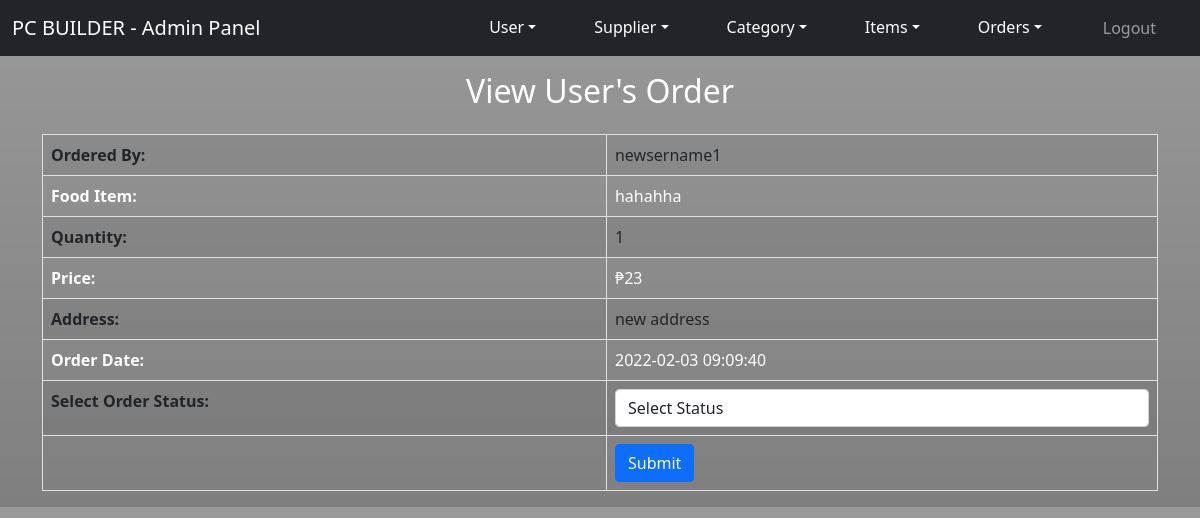
The page /admin/processOrder/18 on the database its author committed.
### tables this page shows
CREATE TABLE `order` (
  `OrderId` int(11) NOT NULL,
  `usersId` int(11) NOT NULL,
  `itemId` int(11) NOT NULL,
  `itemName` varchar(256) NOT NULL,
  `price` float NOT NULL,
  `quantity` int(11) NOT NULL,
  `status` varchar(256) DEFAULT NULL,
  `orderDate` datetime NOT NULL,
  `successDate` timestamp NOT NULL DEFAULT current_timestamp() ON UPDATE current_timestamp(),
  `supplierId` int(11) NOT NULL
);

CREATE TABLE `users` (
  `usersId` int(11) NOT NULL,
  `firstName` varchar(256) NOT NULL,
  `usersEmail` varchar(128) NOT NULL,
  `usersUid` varchar(128) NOT NULL,
  `usersPwd` varchar(128) NOT NULL,
  `phone` int(11) NOT NULL,
  `address` varchar(512) NOT NULL DEFAULT 'n/a',
  `usertype` enum('Buyer','Seller','Buyer/Seller') NOT NULL,
  `lastName` varchar(256) NOT NULL,
  `stat` enum('Active','Inactive') DEFAULT NULL,
  `pwdRepeat` varchar(256) NOT NULL,
  `terms` enum('Agree') NOT NULL,
  `file_name` varchar(256) NOT NULL
);

### application/controllers/Admin.php (called while the page is built, shortened)
<?php
class Admin extends CI_Controller
{
    public function processOrder($id)
    {
        $this->load->model('Order_model');
        $this->load->helper('date');
        $order = $this->Order_model->getOrderByUser($id);
        $data['order'] = $order;
        $this->load->view('admin/orders/processOrder', $data);
    }
}

### index.php (called while the page is built, shortened)
<?php
require_once BASEPATH.'core/CodeIgniter.php';

### application/models/Order_model.php (called while the page is built, shortened)
<?php
class Order_model extends CI_Model {
    public function getOrderByUser($id) {
        $this->db->select('*');
        $this->db->from('order');
        $this->db->join('users', 'users.usersId = order.usersId');
        $this->db->where('OrderId', $id);
        $result = $this->db->get()->row_array();
        return $result;
    }
}

### application/views/admin/orders/processOrder.php (the view, shortened to what this page needs)
<div class="container table-responsive m-t-20">
    <h2 class="py-3 text-center">View User's Order</h2>
    <table id="myTable" class="table table-bordered table-hover table-striped dataTable">
        <tbody>
            <tr>
                <td><strong>Ordered By:</strong></td>
                <td><?php echo $order['usersUid'] ?></td>
            </tr>
            <tr>
                <td><strong>Food Item:</strong></td>
                <td><?php echo $order['itemName'] ?></td>
            </tr>
            <tr>
                <td><strong>Quantity:</strong></td>
                <td><?php echo $order['quantity'] ?></td>
            </tr>
            <tr>
                <td><strong>Price:</strong></td>
                <td><?php echo "₱".$order['price'] ?></td>
            </tr>
            <tr>
                <td><strong>Address:</strong></td>
                <td><?php echo $order['address'] ?></td>
            </tr>
            <tr>
                <td><strong>Order Date:</strong></td>
                <td><?php echo $order['orderDate'] ?></td>
            </tr>
            <form method="post" action="<?php echo base_url().'admin/updateOrder/'.$order['OrderId']; ?>">
                <tr>
                    <td><strong>Select Order Status:</strong></td>
                    <td>
                        <select class="form-control" name="status" id="dropdownHolder">
                            <option>Select Status</option>
                        </select>
                    </td>
                </tr>
                <tr>
                    <td></td>
                    <td><button class="btn btn-primary btn-block" type="submit">Submit</button></td>
                </tr>
            </form>
        </tbody>
    </table>
</div>

### assets/css/adminheader.css (style rules this page uses)
body { background: linear-gradient(rgba(0, 0, 0, 0.4),rgba(0, 0, 0, 0.5)), url("../../public/PCT_Background.jpg") center/cover no-repeat fixed; justify-content: stretch; font-family: 'Poppins', sans-serif; }
.container { color: #fff; }
.table thead, tbody { color: #fff; }

### rows shown on the page
order: usersId.usersUid "newsername1", itemName "hahahha", quantity "1", price "23", usersId.address "new address", orderDate "2022-02-03 09:09:40"
